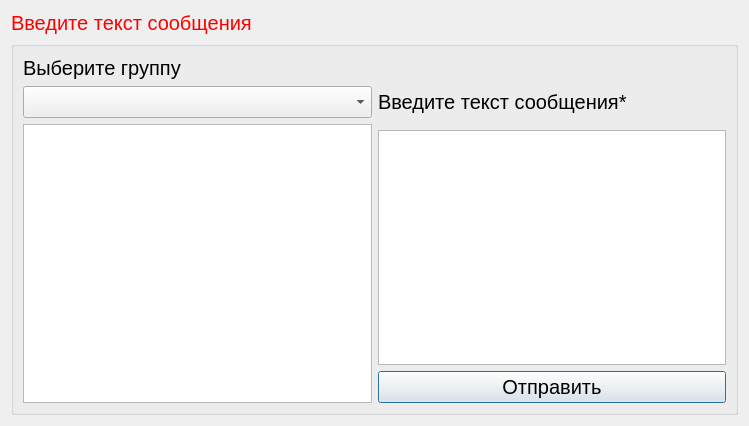
<?xml version="1.0" encoding="UTF-8"?>
<ui version="4.0">
 <class>OtpravkaSoobshVipusk</class>
 <widget class="QDialog" name="OtpravkaSoobshVipusk">
  <property name="geometry">
   <rect>
    <x>0</x>
    <y>0</y>
    <width>749</width>
    <height>426</height>
   </rect>
  </property>
  <property name="windowTitle">
   <string>Рассылка сообщений выпускникам</string>
  </property>
  <layout class="QGridLayout" name="gridLayout_2">
   <item row="0" column="0">
    <widget class="QLabel" name="label_error">
     <property name="font">
      <font>
       <pointsize>15</pointsize>
      </font>
     </property>
     <property name="styleSheet">
      <string notr="true">color:red;</string>
     </property>
     <property name="text">
      <string>Введите текст сообщения</string>
     </property>
    </widget>
   </item>
   <item row="1" column="0">
    <widget class="QGroupBox" name="groupBox">
     <property name="title">
      <string/>
     </property>
     <layout class="QGridLayout" name="gridLayout">
      <item row="0" column="0">
       <widget class="QLabel" name="label_4">
        <property name="font">
         <font>
          <pointsize>15</pointsize>
         </font>
        </property>
        <property name="text">
         <string>Выберите группу</string>
        </property>
       </widget>
      </item>
      <item row="1" column="0">
       <widget class="QComboBox" name="comboBox_group">
        <property name="font">
         <font>
          <pointsize>15</pointsize>
         </font>
        </property>
       </widget>
      </item>
      <item row="2" column="0" rowspan="3">
       <widget class="QTableView" name="tableView_vipOtpravkaSoobsh">
        <property name="font">
         <font>
          <pointsize>15</pointsize>
         </font>
        </property>
       </widget>
      </item>
      <item row="3" column="1">
       <widget class="QPlainTextEdit" name="plainTextEdit_soobshenie">
        <property name="font">
         <font>
          <pointsize>15</pointsize>
         </font>
        </property>
        <property name="plainText">
         <string/>
        </property>
       </widget>
      </item>
      <item row="4" column="1">
       <widget class="QPushButton" name="pushButton_sendSoobsh">
        <property name="font">
         <font>
          <pointsize>15</pointsize>
         </font>
        </property>
        <property name="text">
         <string>Отправить</string>
        </property>
        <property name="icon">
         <iconset resource="resourses.qrc">
          <normaloff>:/img/img/send.png</normaloff>:/img/img/send.png</iconset>
        </property>
       </widget>
      </item>
      <item row="1" column="1">
       <widget class="QLabel" name="label">
        <property name="font">
         <font>
          <pointsize>15</pointsize>
         </font>
        </property>
        <property name="text">
         <string>Введите текст сообщения*</string>
        </property>
       </widget>
      </item>
     </layout>
    </widget>
   </item>
  </layout>
 </widget>
 <resources>
  <include location="resourses.qrc"/>
 </resources>
 <connections/>
</ui>
